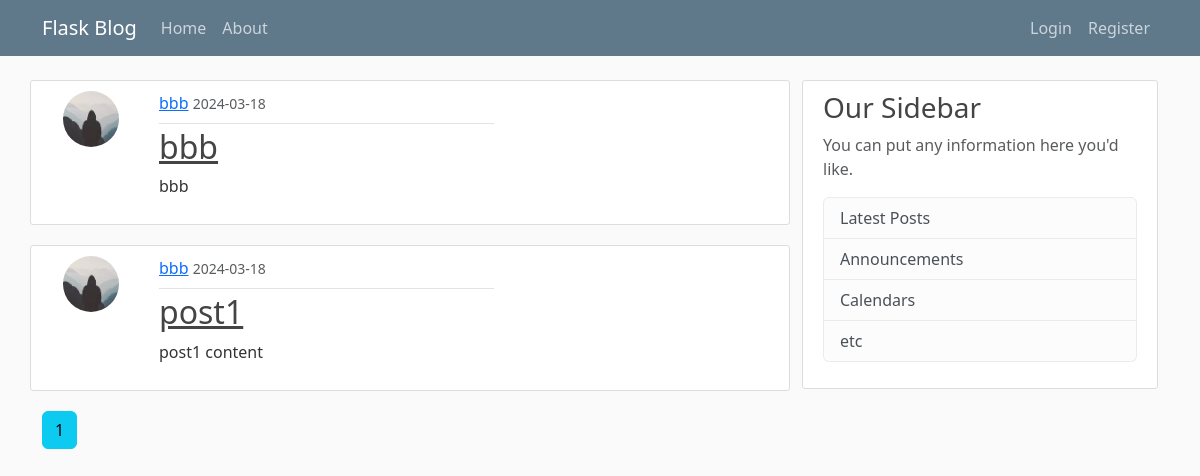
The app's page /home, older data.
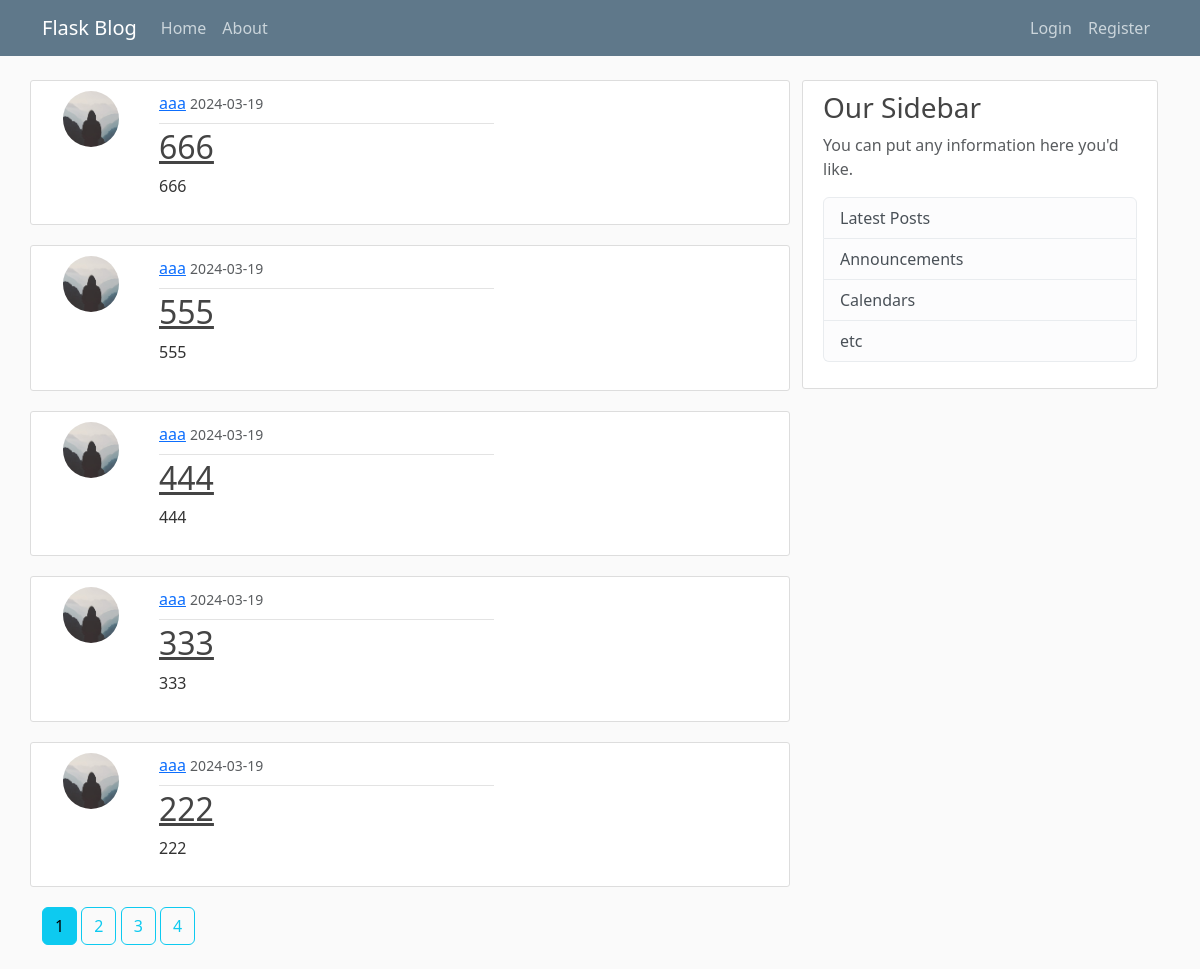
The same page, newer data.
### flaskblog/models.py (models this page shows, shortened)
class Post(db.Model):
    id = db.Column(db.Integer, primary_key=True)
    title = db.Column(db.String(100), nullable=False)
    date_posted = db.Column(db.DateTime, nullable=False, default=datetime.now)
    content = db.Column(db.Text, nullable=False)
    user_id = db.Column(db.Integer, db.ForeignKey('user.id'), nullable=False)

class User(db.Model, UserMixin):
    id = db.Column(db.Integer, primary_key=True)
    username = db.Column(db.String(20), unique=True, nullable=False)
    email = db.Column(db.String(120), unique=True, nullable=False)
    image_file = db.Column(db.String(20), nullable=False, default="default.jpg")
    password = db.Column(db.String(60), nullable=False)
    posts = db.relationship("Post", backref="author", lazy=True)

### flaskblog/main/routes.py (the view)
@main.route("/")
@main.route("/home")
def home():
    page = request.args.get("page", 1, type=int)
    posts = Post.query.order_by(Post.date_posted.desc()).paginate(page=page, per_page=5)
    return render_template("home.html", posts=posts)

### flaskblog/templates/home.html
{% extends "layout.html" %}
{% block content %}
  {% for post in posts.items %}
    <article class="media content-section row">
      <img class="rounded-circle article-img h-100 col-sm-6" src="{{ url_for('static', filename='profile_pics/' + post.author.image_file) }}"/>
      <div class="media-body col-sm-6">
        <div class="article-metadata pb-2">
          <a class="mr-2" href="{{ url_for('users.user_posts', username=post.author.username) }}">{{ post.author.username }}</a>
          <small class="text-muted">{{ post.date_posted.strftime("%Y-%m-%d") }}</small>
        </div>
        <h2><a class="article-title" href="{{ url_for('posts.post', post_id=post.id) }}">{{ post.title }}</a></h2>
        <p class="article-content">{{ post.content }}</p>
      </div>
    </article>
  {% endfor %}
  {% for page_num in posts.iter_pages(left_edge=1, right_edge=1, left_current=1, right_current=2) %}
    {% if page_num %}
      {% if posts.page == page_num %}
        <a class="btn btn-info mb-4" href="{{ url_for('main.home', page=page_num) }}">{{ page_num }}</a>
      {% else %}
        <a class="btn btn-outline-info mb-4" href="{{ url_for('main.home', page=page_num) }}">{{ page_num }}</a>
      {% endif %}
    {% else %}
      ...
    {% endif %}
  {% endfor %}
{% endblock content %}

### flaskblog/templates/layout.html (shortened to what this page needs)
<!DOCTYPE html>
<html lang="en">
  <head>
    <link href="https://cdn.jsdelivr.net/npm/bootstrap@5.3.3/dist/css/bootstrap.min.css" rel="stylesheet">
    <link rel="stylesheet" type="text/css" href="{{ url_for('static', filename='main.css') }}">
  </head>
  <body>
    <header class="site-header">
      <nav class="navbar navbar-expand-md navbar-dark bg-steel fixed-top">
        <div class="container">
          <a class="navbar-brand mr-4" href="/">Flask Blog</a>
          <div class="collapse navbar-collapse" id="navbarToggle">
            <div class="navbar-nav me-auto">
              <a class="nav-item nav-link" href="{{ url_for('main.home') }}">Home</a>
              <a class="nav-item nav-link" href="{{ url_for('main.about') }}">About</a>
            </div>
            <div class="navbar-nav">
              {% if current_user.is_authenticated %}
                <a class="nav-item nav-link" href="{{ url_for('posts.new_post') }}">New Post</a>
                <a class="nav-item nav-link" href="{{ url_for('users.account') }}">Account</a>
                <a class="nav-item nav-link" href="{{ url_for('users.logout') }}">Logout</a>
              {% else %}
                <a class="nav-item nav-link" href="{{ url_for('users.login') }}">Login</a>
                <a class="nav-item nav-link" href="{{ url_for('users.register') }}">Register</a>
              {% endif %}
            </div>
          </div>
        </div>
      </nav>
    </header>
    <main role="main" class="container">
      <div class="row">
        <div class="col-md-8">
          {% block content %}{% endblock %}
        </div>
        <div class="col-md-4">
          <div class="content-section">
            <h3>Our Sidebar</h3>
            <p class='text-muted'>You can put any information here you'd like.
              <ul class="list-group">
                <li class="list-group-item list-group-item-light">Latest Posts</li>
                <li class="list-group-item list-group-item-light">Announcements</li>
                <li class="list-group-item list-group-item-light">Calendars</li>
                <li class="list-group-item list-group-item-light">etc</li>
              </ul>
            </p>
          </div>
        </div>
      </div>
    </main>
  </body>
</html>

### flaskblog/static/main.css (style rules this page uses)
body { background: #fafafa; color: #333333; margin-top: 5rem; }
h1, h2, h3, h4, h5, h6 { color: #444444; }
.bg-steel { background-color: #5f788a; }
.site-header .navbar-nav .nav-link { color: #cbd5db; }
.content-section { background: #ffffff; padding: 10px 20px; border: 1px solid #dddddd; border-radius: 3px; margin-bottom: 20px; }
.article-title { color: #444444; }
.article-content { white-space: pre-line; }
.article-img { height: 80px; width: 80px; margin-right: 16px; }
.article-metadata { padding-bottom: 1px; margin-bottom: 4px; border-bottom: 1px solid #e3e3e3 }

Row changes from the older to the newer data that the page shows:
no longer on this page (row unchanged): Post: image_file (picture), author.username "bbb", date_posted "2024-03-18", title "bbb", content "bbb"
no longer on this page (row unchanged): Post: image_file (picture), author.username "bbb", date_posted "2024-03-18", title "post1", content "post1 content"
added Post: image_file (picture), author.username "aaa", date_posted "2024-03-19", title "666", content "666"
added Post: image_file (picture), author.username "aaa", date_posted "2024-03-19", title "555", content "555"
added Post: image_file (picture), author.username "aaa", date_posted "2024-03-19", title "444", content "444"
added Post: image_file (picture), author.username "aaa", date_posted "2024-03-19", title "333", content "333"
added Post: image_file (picture), author.username "aaa", date_posted "2024-03-19", title "222", content "222"
Text that changed along with them:
new list line: "2"
new list line: "3"
new list line: "4"
